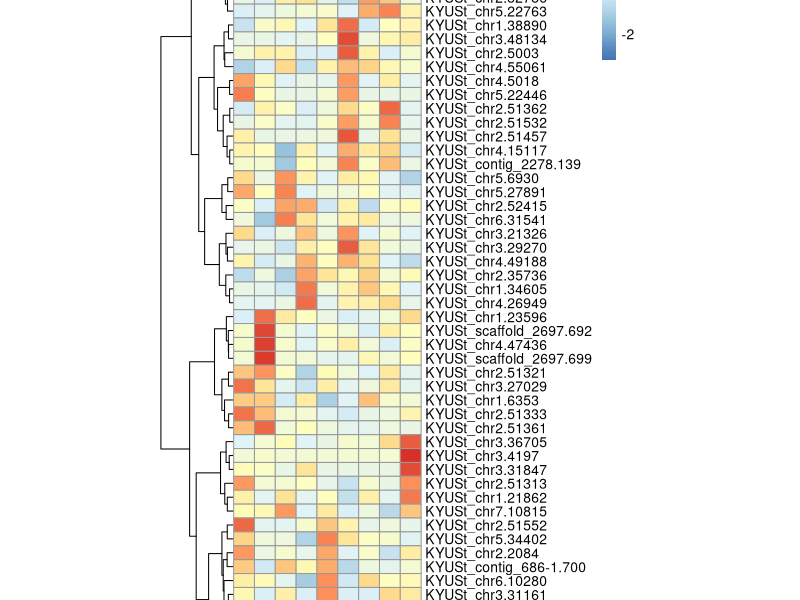

Source code (R):
library(pheatmap)
# library(showtext)

# font_add("times", "/usr/share/fonts/TTF/times.ttf")  # 添加新罗马字体
# showtext_auto()  # 始终启用字体

# data <- read.table('./LP_Cd.txt', header = TRUE,  sep = '\t',  row.names = 1 ) # 读取数据，第一列为行名
# data <- as.data.frame(data) # 将数据转换为数据框格式
# data = data[rowSums(data)>10, ]
# data = data[,-c(1:5)]
# pheatmap(data, scale = "row", clustering_method = "ward.D", cutree_rows = 3, cutree_cols = 2 , main = "title")

# 进行标准化：scale = "row"
# 进行k-means 聚类：kmeans_k = 3
# 取消行、列的距离：cluster_rows = FALSE 和 cluster_cols = TRUE
# 为行、列指定不同的度量：clustering_distance_rows = "correlation", clustering_distance_cols = "manhattan"
# 使用 clustering_method 参数来指定不同的聚类方法，支持的方法：'ward', 'ward.D', 'ward.D2', 'single', 'complete', 'average', 'mcquitty', 'median', 'centroid'

# 图例
# 通过 legend_breaks 参数设置断点，legend_labels 参数设置断点处的标签：legend_breaks = c(-1, 0, 1), legend_labels = c("low", "median", "high"))
# 不显示图例：legend = F

# 设置边框颜色：border_color = "white"
# 删除边框：border = F

# 单元格的尺寸：cellwidth = 15, cellheight = 15

# 显示数值：display_numbers = TRUE
# 以科学计数法显示数值：number_format = "%.1e"
# 设置字体的颜色：number_color = "#4daf4a"
# 设置字体大小：fontsize_number = 10
# 为display_numbers传递一个参数来标记显示+还是-：display_numbers = matrix(ifelse(data > 100, "+", "-"), nrow = nrow(data))

# 分块
# 先取消行和列的聚类：cluster_cols = FALSE, cluster_rows = FALSE
# 指定几个单元格为一个块：gaps_col = 4, gaps_row = c(8,9))
# 根据层次聚类的结果进行分块：  cutree_rows = 3, cutree_cols = 2

# 标签
# 标题：main = "title"
# 不显示行和列的标签：  show_colnames = FALSE, show_rownames = FALSE
# 设置行和列的标签字体：  fontsize_row = 8, fontsize_col = 12
# 设置行和列标签的旋转角度：angle_col = 45, angle_row = 45 ，可选角度有270、0、45、90、315
# 统一设置标签字体大小：fontsize = 15
# 自定义行和列的标签：  labels_row = paste0("Gene", LETTERS[1:20]), labels_col = rep(c("Cancer", "Noraml"), each = 3)

# 注释
# 先分别构建分组信息
# annotation_row <- data.frame(
#   GeneClass = c(rep("nano", 200), rep("nano2", 41))
# )
# rownames(annotation_row) <- rownames(data)

# annotation_col <- data.frame(
#   type = rep(c("sample1", "sample2", "sample3"), each = 3)
# )
# rownames(annotation_col) <- colnames(data)  # 设置为行的注释

data <- read.table('./LP_Cd_HMA.txt', header = TRUE,  sep = '\t',  row.names = 1 )
data <- as.data.frame(data)
data = data[rowSums(data)>10, ]

# annotation_row <- data.frame(
#   GeneClass = c(rep("MT", 17))
# )
# rownames(annotation_row) <- rownames(data)

# annotation_col <- data.frame(
#   type = rep(c("C0", "C50", "C500"), each = 3)
# )
# rownames(annotation_col) <- colnames(data)

pheatmap(data,
  scale = "row", 
  # show_rownames = FALSE,
  cluster_cols = FALSE, 
  # cluster_rows = FALSE,
  clustering_method = 'ward.D',
  cellwidth = 15, 
  cellheight = 10, 
  # color = rainbow(6), 
  # cellheight = 20, 
  # gaps_col = c(3, 3),
  angle_col = 45,
  # annotation_row = annotation_row, 
  # annotation_col = annotation_col, 
  # # annotation_legend = FALSE # 取消注释的图例
  )